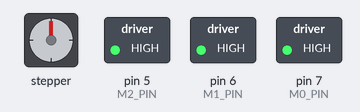
Bench run of a sketch on a simulated Arduino Uno, built with avr-gcc and run on an emulated ATmega328P. Shown: stepper motor, switched loads named in the sketch (green lamp = pin HIGH). Stepper angles assume 200 steps per turn.

Above: at 0.15 s.
At 9.78 s:
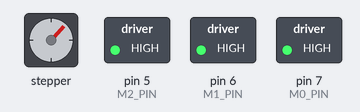
At 19.71 s:
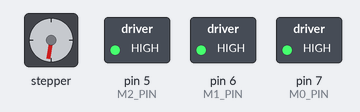
At 39.58 s:
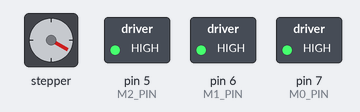
Timing chart, 0 to 40.0 s (numbered marks = the images above):
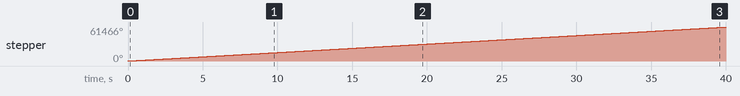

Measured:
- by itself, stepper: keeps turning clockwise at about 1537°/s

The sketch:

stepper_motor.ino
```cpp
#include <AccelStepper.h>

#define STEP_PIN 3
#define DIR_PIN 2
#define M0_PIN 7
#define M1_PIN 6
#define M2_PIN 5

// Step Angle 1.8 degrees per revolution
const float stepsPerRev = 200;
const float rpm = 1000;

AccelStepper stepper(AccelStepper::DRIVER, STEP_PIN, DIR_PIN);


void setup() {
  // put your setup code here, to run once:
  pinMode(STEP_PIN, OUTPUT);
  pinMode(DIR_PIN, OUTPUT);

  // Set up microstepping
  pinMode(M0_PIN, OUTPUT);
  pinMode(M1_PIN, OUTPUT);
  pinMode(M2_PIN, OUTPUT);

  digitalWrite(M0_PIN, HIGH);
  digitalWrite(M1_PIN, HIGH);
  digitalWrite(M2_PIN, HIGH);

  float microSetting = 1;
  float speedSps = (microSetting * stepsPerRev * rpm) / 60;
  float max = (microSetting * stepsPerRev * 300) / 60;
  stepper.setMaxSpeed(max);
  stepper.setSpeed(speedSps);

}

void loop() {
  // put your main code here, to run repeatedly:
  stepper.runSpeed();

}
```
